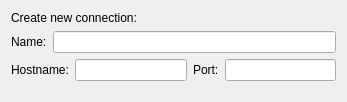
<ui version="4.0" >
 <class>CreateConnectionWidget</class>
 <widget class="QWidget" name="CreateConnectionWidget" >
  <property name="geometry" >
   <rect>
    <x>0</x>
    <y>0</y>
    <width>347</width>
    <height>102</height>
   </rect>
  </property>
  <property name="windowTitle" >
   <string>Create Connection</string>
  </property>
  <layout class="QVBoxLayout" name="verticalLayout" >
   <item>
    <widget class="QLabel" name="descriptionLabel" >
     <property name="text" >
      <string>Create new connection:</string>
     </property>
    </widget>
   </item>
   <item>
    <layout class="QHBoxLayout" name="horizontalLayout_2" >
     <item>
      <widget class="QLabel" name="nameLabel" >
       <property name="text" >
        <string>Name:</string>
       </property>
      </widget>
     </item>
     <item>
      <widget class="QLineEdit" name="nameLineEdit" >
       <property name="maxLength" >
        <number>200</number>
       </property>
      </widget>
     </item>
    </layout>
   </item>
   <item>
    <layout class="QHBoxLayout" name="horizontalLayout" >
     <item>
      <widget class="QLabel" name="hostnameLabel" >
       <property name="text" >
        <string>Hostname:</string>
       </property>
      </widget>
     </item>
     <item>
      <widget class="QLineEdit" name="hostnameLineEdit" >
       <property name="maxLength" >
        <number>200</number>
       </property>
      </widget>
     </item>
     <item>
      <widget class="QLabel" name="portLabel" >
       <property name="text" >
        <string>Port:</string>
       </property>
      </widget>
     </item>
     <item>
      <widget class="QLineEdit" name="portLineEdit" >
       <property name="maxLength" >
        <number>8</number>
       </property>
      </widget>
     </item>
    </layout>
   </item>
   <item>
    <spacer name="verticalSpacer" >
     <property name="orientation" >
      <enum>Qt::Vertical</enum>
     </property>
     <property name="sizeHint" stdset="0" >
      <size>
       <width>20</width>
       <height>0</height>
      </size>
     </property>
    </spacer>
   </item>
  </layout>
 </widget>
 <resources/>
 <connections/>
</ui>
